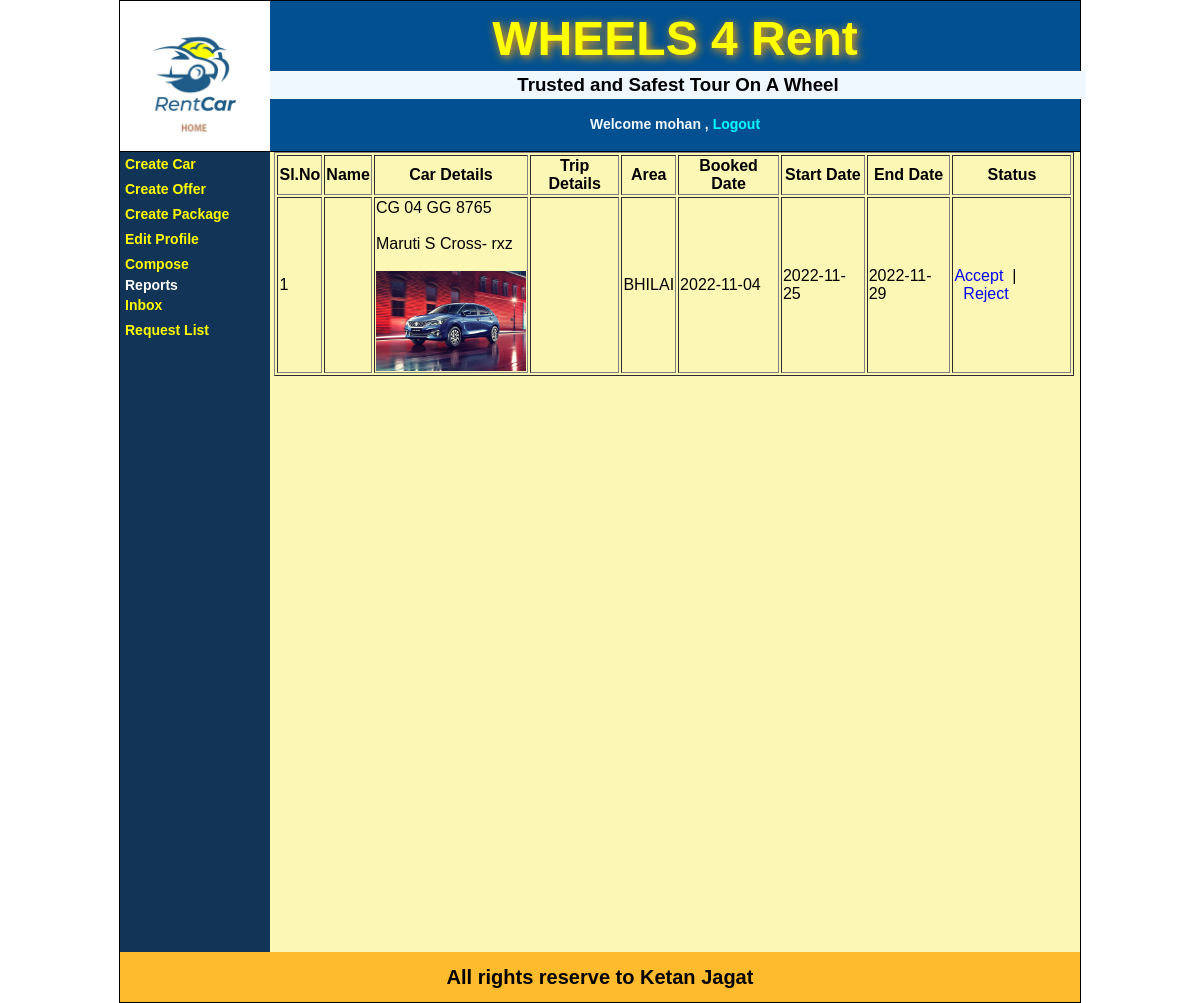
Screenshot of /showVendorRequestList.php (signed in) with the database file from the repository.
### tables this page shows
CREATE TABLE IF NOT EXISTS `booked_info` (
  `book_id` int(11) NOT NULL AUTO_INCREMENT,
  `cust_id` int(11) NOT NULL,
  `car_id` int(11) NOT NULL,
  `booked_date` date NOT NULL,
  `start_date` date NOT NULL,
  `end_date` date NOT NULL,
  `booking_close_status` int(11) NOT NULL,
  `reg_date` datetime NOT NULL,
  `created_by` varchar(30) NOT NULL,
  `area_id` int(11) NOT NULL,
  PRIMARY KEY (`book_id`)
);

CREATE TABLE IF NOT EXISTS `car_info` (
  `car_id` int(11) NOT NULL AUTO_INCREMENT,
  `car_no` varchar(18) NOT NULL,
  `car_company_model` varchar(30) NOT NULL,
  `car_model_year` int(11) NOT NULL,
  `cat_type_id` int(11) NOT NULL,
  `image_path` text NOT NULL,
  `car_detail` text NOT NULL,
  `price_per_km` int(11) NOT NULL,
  `price_per_day` int(11) NOT NULL,
  `reg_date` datetime NOT NULL,
  `created_by` varchar(30) NOT NULL,
  `car_priority` int(11) NOT NULL DEFAULT '0',
  PRIMARY KEY (`car_id`)
);

CREATE TABLE IF NOT EXISTS `area_info` (
  `area_id` int(11) NOT NULL AUTO_INCREMENT,
  `area_name` varchar(40) NOT NULL,
  `reg_date` datetime NOT NULL,
  `created_by` varchar(40) NOT NULL,
  PRIMARY KEY (`area_id`)
);

### showVendorRequestList.php (the view, shortened to what this page needs)
<?php @session_start();
  include("header.php");
?>
<div id='content'>
  <div id='parentDashboard'>
     <div id='leftDiv'>
         <?php
           include("vendorMenu.php");
         ?>
     </div>
     <div id='rightDiv'>
        <?php
        include("dbCOnnect.php");
        $usr = $_SESSION["uname"];
        $sql = " select * from car_info , area_info , booked_info where car_info.car_id=booked_info.car_id and area_info.area_id=booked_info.area_id and car_info.created_by='$usr' ";
        $rsReq = mysqli_query($con,$sql) or die("Query Error");
        echo("<table border='1'>");
        echo("<tr>");
        echo("<th> Sl.No </th>");
        echo("<th> Name </th>");
        echo("<th> Car Details </th>");
        echo("<th> Trip Details </th>");
        echo("<th> Area </th>");
        echo("<th> Booked Date </th>");
        echo("<th> Start Date </th>");
        echo("<th> End Date </th>");
        echo("<th> Status </th>");
        echo("</tr>");
        $cnt = 1;
        while( $row = mysqli_fetch_array($rsReq) )
        {
          $id = $row["book_id"];
          echo("<tr>");
          echo("<td>");
          echo($cnt++);
          echo("</td>");
          echo("<td>");
          echo("</td>");
          echo("<td>");
          echo(strtoupper($row["car_no"]) . "<br> <br>");
          echo($row["car_company_model"] . "<br> <br>");
          $img = $row["image_path"];
          echo("<img src='.//collection//$img' width='150' height='100'>");
          echo("</td>");
          echo("<td>");
          echo("</td>");
          echo("<td>");
          echo(strtoupper($row["area_name"]));
          echo("</td>");
          echo("<td>");
          echo($row["booked_date"]);
          echo("</td>");
          echo("<td>");
          echo($row["start_date"]);
          echo("</td>");
          echo("<td>");
          echo($row["end_date"]);
          echo("</td>");
          echo("<td>");
            if( isset( $_REQUEST["reqmsg"] ) )
            {
              if( $_REQUEST["reqmsg"] == 1 )
              {
                echo("Accepted");
              }
              else if( $_REQUEST["reqmsg"] == 2 )
                {
                  echo("Rejected");
                }
            }
            else
              {
                echo("<a href='vendorBookedStatusUpdate.php?resmsg=1&bookId=$id'>Accept</a>&nbsp;&nbsp;|&nbsp;&nbsp;");
                echo("<a href='vendorBookedStatusUpdate.php?resmsg=2&bookId=$id'>Reject</a>");
              }
          echo("</td>");
          echo("</tr>");
        }
        echo("</table>");
        ?>
     </div>
  </div>
</div>
<?php
  include("footer.php");
?>

### css/style.css (style rules this page uses)
body { padding: 0px; margin: 0px; font-family: Verdana, Geneva, Tahoma, sans-serif; }
a { text-decoration: none; }
#content { min-height: 450px; }
#parentDashboard { background-color:#fcf7b5; width: 100%; height: auto; min-height:450px ; }
#leftDiv { background-color: #123456; width: 150px; min-height:800px; display: inline-block; vertical-align: top; }
#rightDiv { vertical-align: top; background-color:#fcf7b5; width: 800px; min-height:800px; display: inline-block; margin-right:0px; }

### rows the page displays
booked_info: car.car_no "CG 04 GG 8765", car.car_company_model "Maruti S Cross- rxz", car.image_path (picture), area.area_name "BHILAI", booked_date "2022-11-04", start_date "2022-11-25", end_date "2022-11-29"

### other values shown
$_SESSION["uname"] "mohan"
